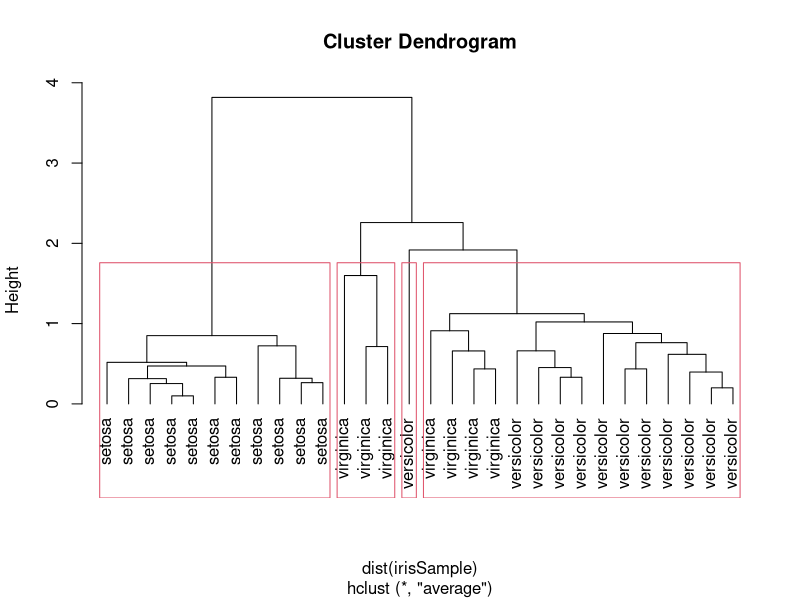

This figure's R source:
#hierarchical clustering
?hclust

View(iris)

id1 <- sample(1:dim(iris)[1], 30) #taking 30 observations
View(id1)

irisSample <- iris[id1,]  #extracting those 30 points
View(irisSample)

irisSample$Species <- NULL
View(irisSample)

hc <- hclust(dist(irisSample), method="ave") #ave,single
#hc <- hclust(dist(irisSample), method="single") #ave,single
plot(hc, hang = -1, labels=iris$Species[id1])

# cut tree into 4 clusters
rect.hclust(hc, k=4)

groups <- cutree(hc, k=4) #store observation placement in cluster
groups
View(groups)
